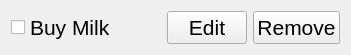
<?xml version="1.0" encoding="UTF-8"?>
<ui version="4.0">
 <class>Task2</class>
 <widget class="QWidget" name="Task2">
  <property name="geometry">
   <rect>
    <x>0</x>
    <y>0</y>
    <width>351</width>
    <height>52</height>
   </rect>
  </property>
  <property name="windowTitle">
   <string>Form</string>
  </property>
  <layout class="QGridLayout" name="gridLayout_2">
   <item row="0" column="1">
    <layout class="QGridLayout" name="gridLayout">
     <item row="0" column="3">
      <widget class="QPushButton" name="removeButton">
       <property name="font">
        <font>
         <pointsize>16</pointsize>
        </font>
       </property>
       <property name="text">
        <string>Remove</string>
       </property>
      </widget>
     </item>
     <item row="0" column="2">
      <widget class="QPushButton" name="editButton">
       <property name="font">
        <font>
         <pointsize>16</pointsize>
        </font>
       </property>
       <property name="text">
        <string>Edit</string>
       </property>
      </widget>
     </item>
     <item row="0" column="1">
      <spacer name="horizontalSpacer">
       <property name="orientation">
        <enum>Qt::Horizontal</enum>
       </property>
       <property name="sizeHint" stdset="0">
        <size>
         <width>40</width>
         <height>20</height>
        </size>
       </property>
      </spacer>
     </item>
     <item row="0" column="0">
      <widget class="QCheckBox" name="checkbox">
       <property name="font">
        <font>
         <pointsize>16</pointsize>
        </font>
       </property>
       <property name="text">
        <string>Buy Milk</string>
       </property>
      </widget>
     </item>
    </layout>
   </item>
  </layout>
 </widget>
 <resources/>
 <connections/>
</ui>
